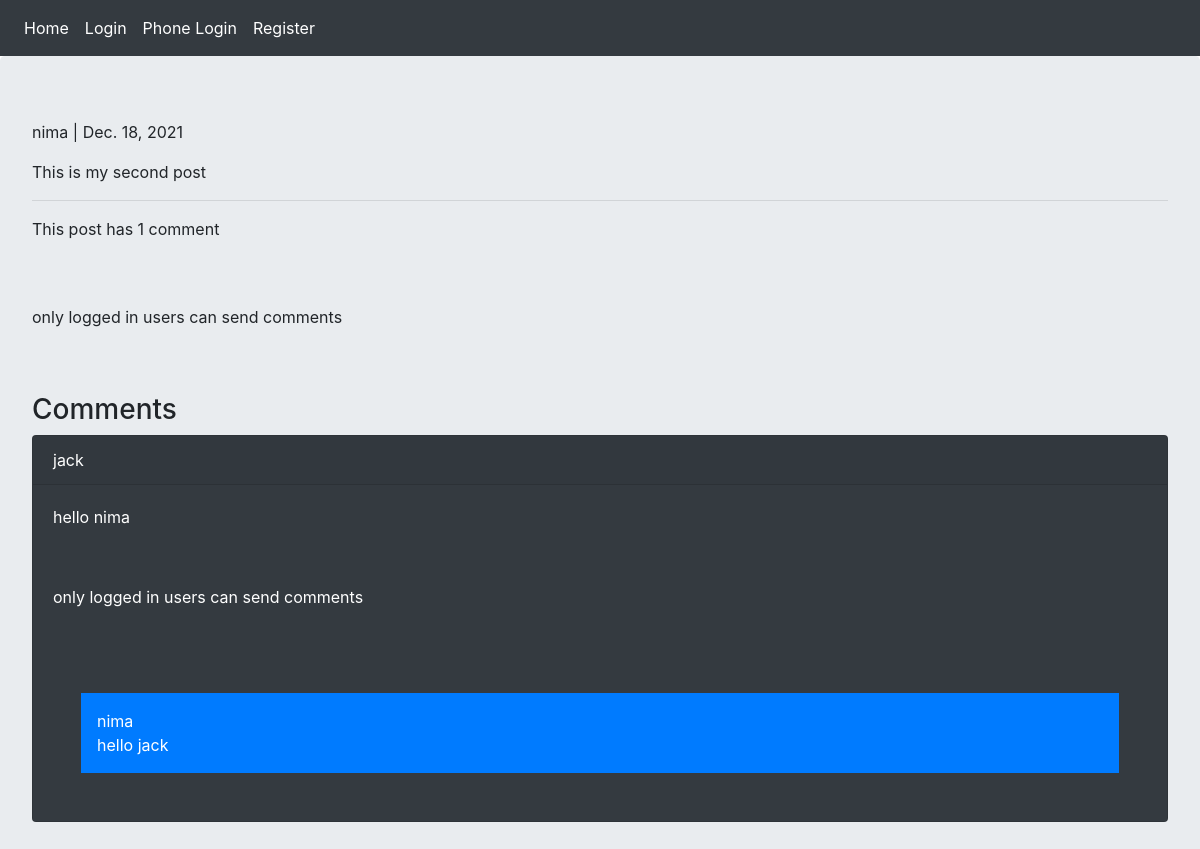
/2021/12/18/this-is-my-second-post/, run on the app's committed database.
### posts/models.py (models this page shows, shortened)
class Post(models.Model):
    user = models.ForeignKey(User, on_delete=models.CASCADE)
    body = models.TextField(max_length=500)
    slug = models.SlugField(max_length=200)
    created = models.DateTimeField(auto_now_add=True)

class Comment(models.Model):
    user = models.ForeignKey(User, on_delete=models.CASCADE, related_name='ucomment')
    post = models.ForeignKey(Post, on_delete=models.CASCADE, related_name='pcomment')
    reply = models.ForeignKey('self', on_delete=models.CASCADE, null=True, blank=True, related_name='rcomment')
    is_reply = models.BooleanField(default=False)
    body = models.TextField(max_length=400)
    active= models.BooleanField(default=False)
    created = models.DateTimeField(auto_now_add=True)
    class Meta:
        ordering = ('created',)

### posts/views.py (the view)
# urls.py: path('<int:year>/<int:month>/<int:day>/<slug:slug>/', views.post_detail, name='post_detail'),
def post_detail(request, year, month, day, slug):
    post = get_object_or_404(Post, created__year=year, created__month=month, created__day=day, slug=slug)
    comment = Comment.objects.filter(post=post, is_reply=False, active=True)
    reply_form = AddReplyForm()
    can_like = False
    if request.user.is_authenticated:
        if post.user_can_like(request.user):
            can_like = True
    if request.method == 'POST':
        form = AddCommentForm(request.POST)
        if form.is_valid():
            new_comment = form.save(commit=False)
            new_comment.post = post
            new_comment.user = request.user
            new_comment.save()
            messages.success(request, 'your comment submitted successfully', 'success')
            return redirect(post.get_absolut_url())
    else:
        form = AddCommentForm()
    return render(request, 'posts/post_detail.html',
                  {'post': post, 'comments': comment, 'form': form, 'reply': reply_form, 'can_like': can_like})

### posts/templates/posts/post_detail.html (shortened to what this page needs)
{% extends 'base.html' %}
{% load static %}
{% block content %}
    <p>{{ post.user }} | {{ post.created|date }} </p>
    <p>{{ post.body|linebreaks }}</p>
    <hr/>
    {% with total=comments.count %}
        <p>This post has {{ total }} comment{{ total|pluralize }}</p>
    {% endwith %}
    <br><br>
    {% if request.user.is_authenticated %}
        <h3>Please leave a comment</h3>
        <form action="" method="post" novalidate class='col-md-6'>
            {% csrf_token %}
            {{ form.as_p }}
            <input type="submit" value="Send" class="btn btn-primary">
        </form>
    {% else %}
        <p>only logged in users can send comments</p>
    {% endif %}<br><br>
    <h3>Comments</h3>
    {% for comment in comments %}
        <div class="card bg-dark text-white">
            <p class="card-header">{{ comment.user }}</p>
            <p class="card-body">{{ comment.body }}</p>
            <div class="card-body">
                {% if request.user.is_authenticated %}
                    <form action="{% url 'posts:add_reply' post.id comment.id %}" method="post">
                    {% csrf_token %}
                    {{ reply.as_p }}
                    <input type="submit" value="Reply">
                {% else %}
                    <p>only logged in users can send comments</p>
                {% endif %}
            </div>
            {% for reply in comment.rcomment.all %}
                {% if reply.active == True %}
                <p class="bg-primary text-white p-3 m-5">{{ reply.user }}<br> {{ reply.body }}</p>
                {% endif %}
            {% endfor %}
        </div><br>
    {% empty %}
        <p  class="card bg-dark text-white">There is no comment</p>
    {% endfor %}
{% endblock %}

### data on the page
Post: user "nima", created "Dec. 18, 2021", body "This is my second post"
Comment: user "jack", body "hello nima"
Comment: user "nima", body "hello jack"

### other printed values
{{ total }} "1"
